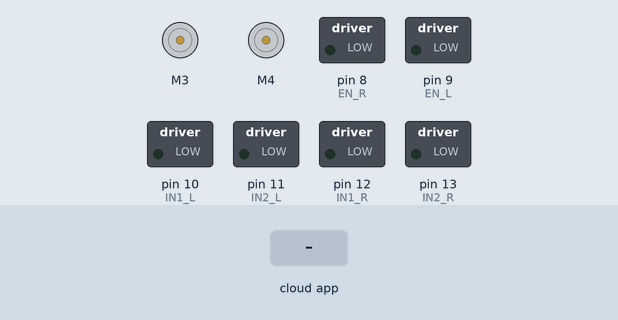
The sketch below on a simulated Arduino Uno, built with avr-gcc and run on an emulated ATmega328P. Parts: 2 × DC motor (green arrow = forward, orange = backward, longer = faster), switched loads named in the sketch (green lamp = pin HIGH). The inputs (shaded band) are chosen by the test bench. The ROS host is connected and sends only what is stated.

Above: at 1.2 s.
1.3 s: the phone or cloud app sets linear.x to -100
At 2.4 s:
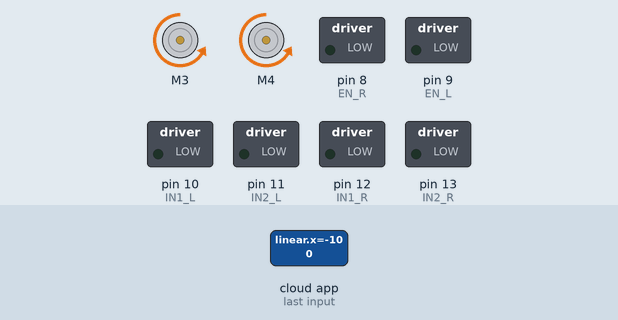
2.8 s: the phone or cloud app sets linear.x to 100
At 3.6 s:
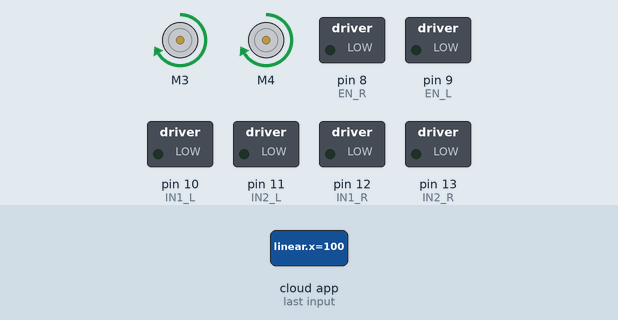
4.3 s: the phone or cloud app sets linear.x to 0
At 4.7 s:
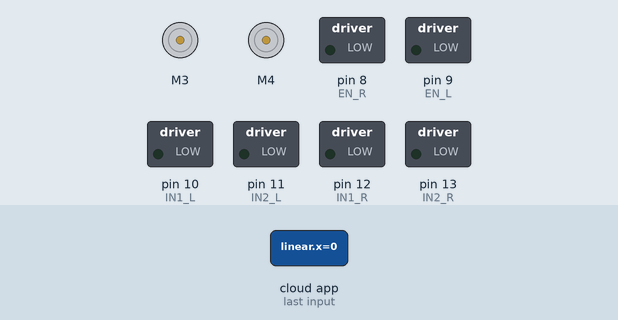
5.8 s: the phone or cloud app sets angular.z to -100
At 7.0 s:
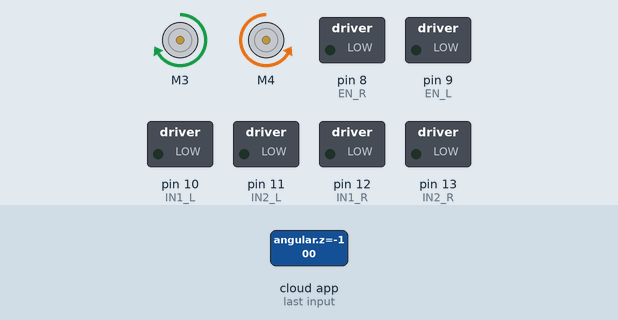
7.3 s: the phone or cloud app sets angular.z to 100
At 8.2 s:
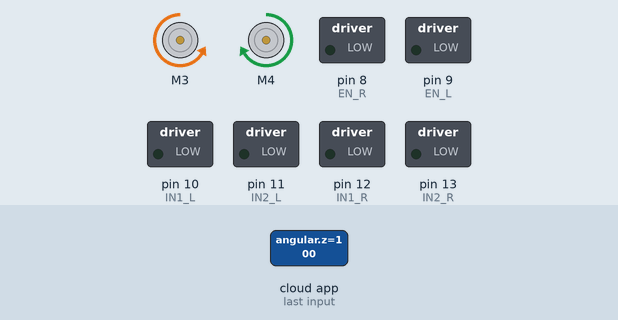
8.8 s: the phone or cloud app sets angular.z to 0
At 9.4 s:
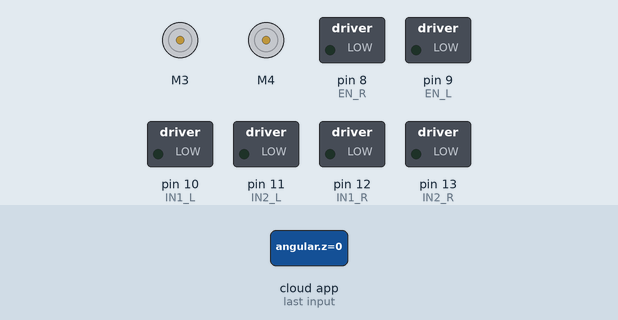
Timing chart, 0 to 11.3 s (numbered marks = the images above; inputs shaded):
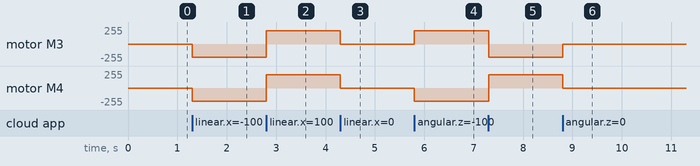

Measured:
- after the input at 1.3 s, motor M3, motor M4: stopped → backward 200/255 at once
- after the input at 2.8 s, motor M3, motor M4: backward 200/255 → forward 200/255 at once
- after the input at 4.3 s, motor M3, motor M4: forward 200/255 → stopped at once
- after the input at 5.8 s, motor M3: stopped → forward 200/255 at once; motor M4: stopped → backward 200/255 at once
- after the input at 7.3 s, motor M3: forward 200/255 → backward 200/255 at once; motor M4: backward 200/255 → forward 200/255 at once
- after the input at 8.8 s, motor M3: backward 200/255 → stopped at once; motor M4: forward 200/255 → stopped at once

The sketch:

rpiArduino.ino
```cpp
#include <AFMotor.h>

AF_DCMotor RightMotors(3, MOTOR12_1KHZ);
AF_DCMotor LeftMotors(4, MOTOR12_1KHZ);


#include <ArduinoHardware.h>
#include <ros.h>
#include <geometry_msgs/Twist.h>


#define EN_L 9
#define IN1_L 10
#define IN2_L 11

#define EN_R 8
#define IN1_R 12
#define IN2_R 13


double w_r = 0, w_l = 0;

//wheel_rad is the wheel radius ,wheel_sep is
double wheel_rad = 0.0325, wheel_sep = 0.295;


ros::NodeHandle nh;
int lowSpeed = 200;
int highSpeed = 50;
double speed_ang = 0, speed_lin = 0;

void messageCb( const geometry_msgs::Twist& msg) {
  speed_ang = msg.angular.z;
  speed_lin = msg.linear.x;
  w_r = (speed_lin / wheel_rad) + ((speed_ang * wheel_sep) / (2.0 * wheel_rad));
  w_l = (speed_lin / wheel_rad) - ((speed_ang * wheel_sep) / (2.0 * wheel_rad));
}


ros::Subscriber<geometry_msgs::Twist> sub("cmd_vel", &messageCb );
void Motors_init();
void MotorL(int Pulse_Width1);
void MotorR(int Pulse_Width2);

void setup() {

  Motors_init();
  nh.initNode();
  nh.subscribe(sub);
  RightMotors.setSpeed(250);
  LeftMotors.setSpeed(250);

}


void loop() {
  Motors(w_l * 10, w_r * 10);
  nh.spinOnce();

}


void Motors_init() {

  pinMode(EN_L, OUTPUT);
  pinMode(EN_R, OUTPUT);
  pinMode(IN1_L, OUTPUT);
  pinMode(IN2_L, OUTPUT);
  pinMode(IN1_R, OUTPUT);
  pinMode(IN2_R, OUTPUT);
  digitalWrite(EN_L, LOW);
  digitalWrite(EN_R, LOW);
  digitalWrite(IN1_L, LOW);
  digitalWrite(IN2_L, LOW);
  digitalWrite(IN1_R, LOW);
  digitalWrite(IN2_R, LOW);

}

void Motors(int Pulse_Width1, int Pulse_Width2) {

  if (Pulse_Width1 > 0 && Pulse_Width2 > 0) {
    Forward();
  }

  if (Pulse_Width1 < 0 && Pulse_Width2 < 0) {
    Backward();
  }

  if (Pulse_Width1 > 0 && Pulse_Width2 < 0) {
    RightTurn();
  }

  if (Pulse_Width1 < 0 && Pulse_Width2 > 0) {
    LeftTurn();
  }

  if (Pulse_Width1 == 0 && Pulse_Width2 == 0) {
    Stop();
  }

}


void Stop()
{
  RightMotors.run(RELEASE);
  LeftMotors.run(RELEASE);
}

void Forward()
{
  RightMotors.run(FORWARD);
  LeftMotors.run(FORWARD);
  RightMotors.setSpeed(200);
  LeftMotors.setSpeed(200);
}

void Backward()
{
  RightMotors.run(BACKWARD);
  LeftMotors.run(BACKWARD);
  RightMotors.setSpeed(200);
  LeftMotors.setSpeed(200);
}

void RightTurn()
{
  RightMotors.run(FORWARD);
  LeftMotors.run(BACKWARD);
  RightMotors.setSpeed(200);
  LeftMotors.setSpeed(200);
}

void LeftTurn()
{
  RightMotors.run(BACKWARD);
  LeftMotors.run(FORWARD);
  RightMotors.setSpeed(200);
  LeftMotors.setSpeed(200);
}
```
